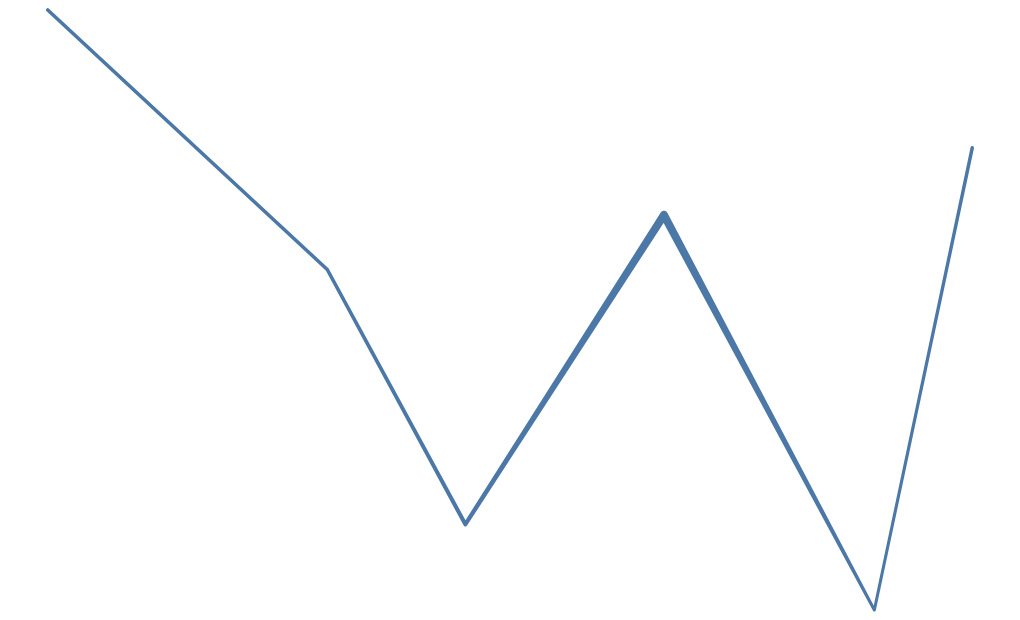

Specify this chart in Vega-Lite:
### Vega-Lite specification from a JSON file in a GitHub repository (floating-point values rounded to 4 significant figures)
{"$schema": "https://vega.github.io/schema/vega-lite/v6.json", "padding": 5, "autosize": "none", "width": 500, "height": 300, "projection": {"type": "albersUsa"}, "data": {"values": [{"city": "Seattle", "lon": -122.3, "lat": 47.61, "pop": 0.74, "kind": "port"}, {"city": "Denver", "lon": -105.0, "lat": 39.74, "pop": 0.71, "kind": "hub"}, {"city": "Austin", "lon": -97.74, "lat": 30.27, "pop": 0.96, "kind": "hub"}, {"city": "Chicago", "lon": -87.63, "lat": 41.88, "pop": 2.7, "kind": "hub"}, {"city": "Boston", "lon": -71.06, "lat": 42.36, "pop": 0.68, "kind": "port"}, {"city": "Miami", "lon": -80.19, "lat": 25.76, "pop": 0.47, "kind": "port"}]}, "mark": "trail", "encoding": {"longitude": {"field": "lon", "type": "quantitative"}, "latitude": {"field": "lat", "type": "quantitative"}, "size": {"field": "pop", "type": "quantitative"}, "order": {"field": "lon", "type": "quantitative"}}}
